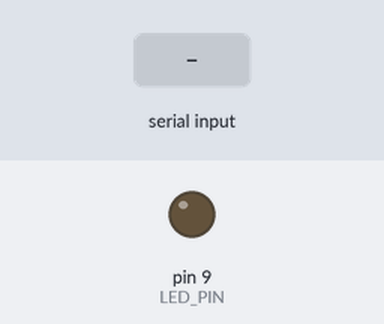
Simulated run of this sketch. Board: Arduino Uno, built with avr-gcc and run on an emulated ATmega328P. Shown: output pins drawn as LEDs (lit = HIGH). Dashed ring = blinking. The inputs (shaded band) are chosen by the test bench.

Above: at 1.2 s.
1.3 s: "2" received over Serial
At 1.42 s:
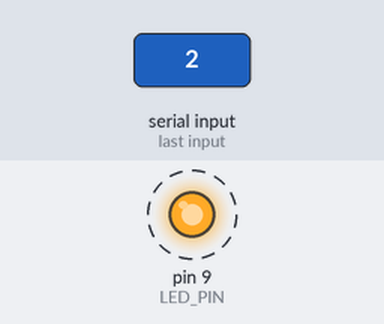
4.3 s: "0" received over Serial
At 4.9 s:
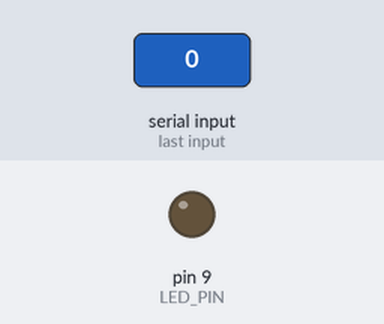
5.8 s: "1" received over Serial
At 6.1 s:
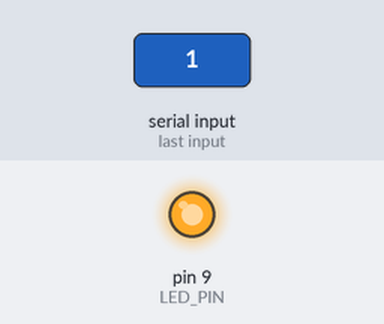
Timing chart, 0 to 17.3 s (numbered marks = the images above; inputs shaded):
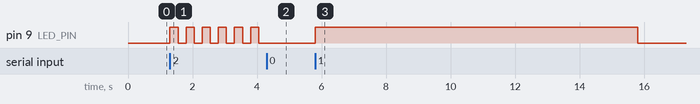

The sketch:

StatusLed.ino
```cpp
/*
 * claude-status-led - Arduino firmware
 *
 * Drives one external LED to show what Claude Code is doing.
 * The Mac-side daemon sends a single byte over serial:
 *
 *   '0'  off    - no session open
 *   '1'  on     - a session is open and working
 *   '2'  blink  - a session is waiting on you
 *   'p'  ping   - heartbeat, keeps the current state alive
 *
 * Any byte resets the watchdog. If nothing arrives for WATCHDOG_MS
 * the LED drops to off by itself, so a crashed daemon or a sleeping
 * Mac can never leave the light stuck on and lying to you.
 */

const uint8_t LED_PIN     = 9;      // external LED, D9 -> 220R -> LED -> GND
const uint16_t BLINK_MS   = 250;    // half-period when blinking
const uint32_t WATCHDOG_MS = 10000; // no traffic for this long -> force off

enum State { OFF, ON, BLINK };

State state = OFF;
uint32_t lastMessage = 0;
uint32_t lastToggle = 0;
bool blinkPhase = false;

void setup() {
  pinMode(LED_PIN, OUTPUT);
  digitalWrite(LED_PIN, LOW);
  Serial.begin(9600);
  lastMessage = millis();
}

void loop() {
  while (Serial.available() > 0) {
    char c = Serial.read();
    switch (c) {
      case '0': state = OFF;   break;
      case '1': state = ON;    break;
      case '2': state = BLINK; break;
      case 'p': break;              // heartbeat only, state unchanged
      default:  continue;           // ignore newlines and stray bytes
    }
    lastMessage = millis();
  }

  uint32_t now = millis();

  // Watchdog: nothing heard in a while, assume the Mac is gone.
  if (now - lastMessage > WATCHDOG_MS) {
    state = OFF;
  }

  switch (state) {
    case OFF:
      digitalWrite(LED_PIN, LOW);
      break;
    case ON:
      digitalWrite(LED_PIN, HIGH);
      break;
    case BLINK:
      if (now - lastToggle >= BLINK_MS) {
        lastToggle = now;
        blinkPhase = !blinkPhase;
        digitalWrite(LED_PIN, blinkPhase ? HIGH : LOW);
      }
      break;
  }
}
```

Measured:
- after the input at 1.3 s, pin 9 (LED_PIN): alternates HIGH for 0.25 s and LOW for 0.25 s, starting at once
- after the input at 4.3 s, pin 9 (LED_PIN): stops changing and stays LOW
- after the input at 5.8 s, pin 9 (LED_PIN): LOW → HIGH at once, → LOW 10.0 s later
